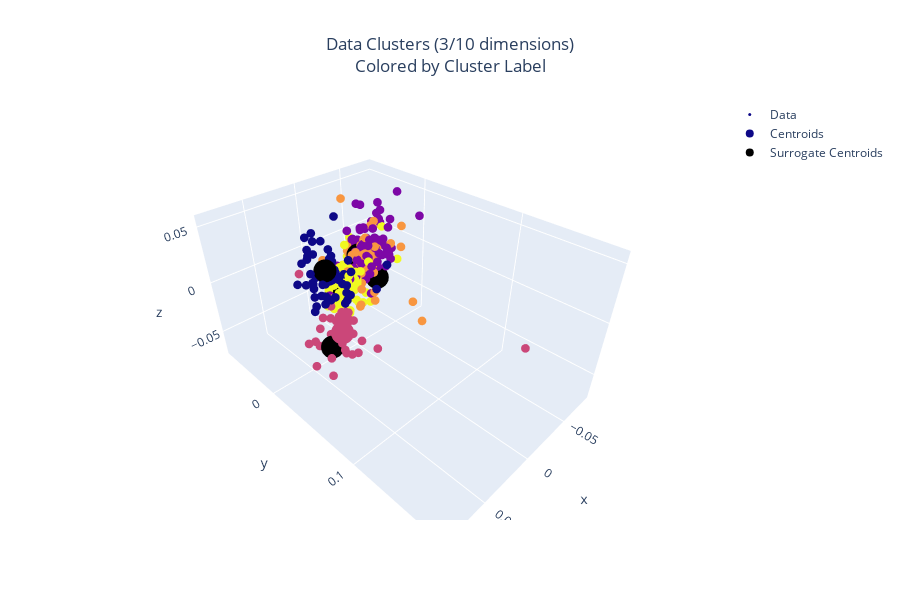

Source (notebook cell):
### Code cell
dims = [0,1,2]

full_data = go.Scatter3d(x=X_transformed[:,dims[0]],
                    y=X_transformed[:,dims[1]],
                    z=X_transformed[:,dims[2]],
                    mode='markers',
                    marker=dict(color=sample_label,size=3),
                    name='Data')

centers = go.Scatter3d(x=centroid[:,dims[0]],
                       y=centroid[:,dims[1]],
                       z=centroid[:,dims[2]],
                       mode='markers',
                       marker=dict(color=np.arange(1,k+1),size=8),
                       name='Centroids')


data_centers = go.Scatter3d(x=cluster_centers[:,dims[0]],
                            y=cluster_centers[:,dims[1]],
                            z=cluster_centers[:,dims[2]],
                            mode='markers',
                            marker=dict(color='black',size=8),
                            name='Surrogate Centroids')


data = [full_data,centers,data_centers]

layout=go.Layout(width=900,height=600,title=dict(x=0.5,text=f'Data Clusters (3/{emb_shape} dimensions)<br>Colored by Cluster Label'))

fig = go.Figure(data=data,layout=layout)
fig.show()

### Figure 1 — Plotly figure (JSON) as saved in the notebook; plotly's stock layout.template omitted (floating-point values rounded to 4 significant figures; data arrays with more than 128 entries replaced by an {"elided": "..."} marker saying what was removed)
{"data": [{"marker": {"color": {"elided": "300 int values"}, "size": 3}, "mode": "markers", "name": "Data", "type": "scatter3d", "x": {"elided": "300 float values"}, "y": {"elided": "300 float values"}, "z": {"elided": "300 float values"}}, {"marker": {"color": [1, 2, 3, 4, 5], "size": 8}, "mode": "markers", "name": "Centroids", "type": "scatter3d", "x": [0.0405, -0.033, 0.04603, -0.02674, -0.005614], "y": [0.02052, -0.01824, 0.03961, -0.0124, -0.01218], "z": [0.02634, 0.004082, -0.01482, -0.002298, -0.01542]}, {"marker": {"color": "black", "size": 8}, "mode": "markers", "name": "Surrogate Centroids", "type": "scatter3d", "x": [0.04806, -0.03007, 0.05383, -0.02867, 0.011], "y": [0.02751, -0.02876, 0.03597, -0.002078, -0.01306], "z": [0.03541, -0.004532, -0.02635, -0.01615, -0.02343]}], "layout": {"height": 600, "title": {"text": "Data Clusters (3/10 dimensions)<br>Colored by Cluster Label", "x": 0.5}, "width": 900}}
